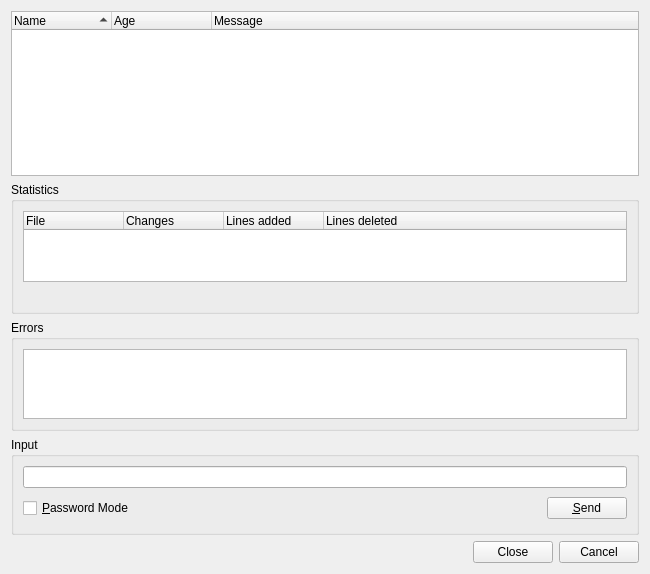
<?xml version="1.0" encoding="UTF-8"?>
<ui version="4.0">
 <class>HgShelveBrowserDialog</class>
 <widget class="QWidget" name="HgShelveBrowserDialog">
  <property name="geometry">
   <rect>
    <x>0</x>
    <y>0</y>
    <width>650</width>
    <height>574</height>
   </rect>
  </property>
  <property name="windowTitle">
   <string>Mercurial Shelve Browser</string>
  </property>
  <layout class="QVBoxLayout" name="verticalLayout_2">
   <item>
    <widget class="QTreeWidget" name="shelveList">
     <property name="sizePolicy">
      <sizepolicy hsizetype="Expanding" vsizetype="Expanding">
       <horstretch>0</horstretch>
       <verstretch>5</verstretch>
      </sizepolicy>
     </property>
     <property name="contextMenuPolicy">
      <enum>Qt::CustomContextMenu</enum>
     </property>
     <property name="alternatingRowColors">
      <bool>true</bool>
     </property>
     <property name="selectionMode">
      <enum>QAbstractItemView::ExtendedSelection</enum>
     </property>
     <property name="rootIsDecorated">
      <bool>false</bool>
     </property>
     <property name="itemsExpandable">
      <bool>false</bool>
     </property>
     <property name="sortingEnabled">
      <bool>true</bool>
     </property>
     <column>
      <property name="text">
       <string>Name</string>
      </property>
     </column>
     <column>
      <property name="text">
       <string>Age</string>
      </property>
     </column>
     <column>
      <property name="text">
       <string>Message</string>
      </property>
     </column>
    </widget>
   </item>
   <item>
    <widget class="QGroupBox" name="groupBox">
     <property name="sizePolicy">
      <sizepolicy hsizetype="Preferred" vsizetype="Preferred">
       <horstretch>0</horstretch>
       <verstretch>4</verstretch>
      </sizepolicy>
     </property>
     <property name="title">
      <string>Statistics</string>
     </property>
     <layout class="QVBoxLayout" name="verticalLayout">
      <item>
       <widget class="QTreeWidget" name="statisticsList">
        <property name="sizePolicy">
         <sizepolicy hsizetype="Expanding" vsizetype="Expanding">
          <horstretch>0</horstretch>
          <verstretch>2</verstretch>
         </sizepolicy>
        </property>
        <property name="alternatingRowColors">
         <bool>true</bool>
        </property>
        <property name="selectionMode">
         <enum>QAbstractItemView::NoSelection</enum>
        </property>
        <property name="rootIsDecorated">
         <bool>false</bool>
        </property>
        <property name="itemsExpandable">
         <bool>false</bool>
        </property>
        <column>
         <property name="text">
          <string>File</string>
         </property>
        </column>
        <column>
         <property name="text">
          <string>Changes</string>
         </property>
        </column>
        <column>
         <property name="text">
          <string>Lines added</string>
         </property>
        </column>
        <column>
         <property name="text">
          <string>Lines deleted</string>
         </property>
        </column>
        <column>
         <property name="text">
          <string/>
         </property>
        </column>
       </widget>
      </item>
      <item>
       <layout class="QHBoxLayout" name="horizontalLayout">
        <item>
         <widget class="QLabel" name="filesLabel">
          <property name="text">
           <string/>
          </property>
         </widget>
        </item>
        <item>
         <widget class="QLabel" name="insertionsLabel">
          <property name="text">
           <string/>
          </property>
         </widget>
        </item>
        <item>
         <widget class="QLabel" name="deletionsLabel">
          <property name="text">
           <string/>
          </property>
         </widget>
        </item>
       </layout>
      </item>
     </layout>
    </widget>
   </item>
   <item>
    <widget class="QGroupBox" name="errorGroup">
     <property name="sizePolicy">
      <sizepolicy hsizetype="Preferred" vsizetype="Expanding">
       <horstretch>0</horstretch>
       <verstretch>1</verstretch>
      </sizepolicy>
     </property>
     <property name="title">
      <string>Errors</string>
     </property>
     <layout class="QVBoxLayout">
      <item>
       <widget class="QTextEdit" name="errors">
        <property name="whatsThis">
         <string>&lt;b&gt;Mercurial shelve errors&lt;/b&gt;&lt;p&gt;This shows possible error messages of the hg shelve command.&lt;/p&gt;</string>
        </property>
        <property name="readOnly">
         <bool>true</bool>
        </property>
        <property name="acceptRichText">
         <bool>false</bool>
        </property>
       </widget>
      </item>
     </layout>
    </widget>
   </item>
   <item>
    <widget class="QGroupBox" name="inputGroup">
     <property name="title">
      <string>Input</string>
     </property>
     <layout class="QGridLayout" name="_2">
      <item row="1" column="1">
       <spacer>
        <property name="orientation">
         <enum>Qt::Horizontal</enum>
        </property>
        <property name="sizeType">
         <enum>QSizePolicy::Expanding</enum>
        </property>
        <property name="sizeHint" stdset="0">
         <size>
          <width>327</width>
          <height>29</height>
         </size>
        </property>
       </spacer>
      </item>
      <item row="1" column="2">
       <widget class="QPushButton" name="sendButton">
        <property name="toolTip">
         <string>Press to send the input to the hg process</string>
        </property>
        <property name="text">
         <string>&amp;Send</string>
        </property>
        <property name="shortcut">
         <string>Alt+S</string>
        </property>
       </widget>
      </item>
      <item row="0" column="0" colspan="3">
       <widget class="QLineEdit" name="input">
        <property name="toolTip">
         <string>Enter data to be sent to the hg process</string>
        </property>
       </widget>
      </item>
      <item row="1" column="0">
       <widget class="QCheckBox" name="passwordCheckBox">
        <property name="toolTip">
         <string>Select to switch the input field to password mode</string>
        </property>
        <property name="text">
         <string>&amp;Password Mode</string>
        </property>
        <property name="shortcut">
         <string>Alt+P</string>
        </property>
       </widget>
      </item>
     </layout>
    </widget>
   </item>
   <item>
    <widget class="QDialogButtonBox" name="buttonBox">
     <property name="standardButtons">
      <set>QDialogButtonBox::Cancel|QDialogButtonBox::Close</set>
     </property>
    </widget>
   </item>
  </layout>
 </widget>
 <tabstops>
  <tabstop>shelveList</tabstop>
  <tabstop>statisticsList</tabstop>
  <tabstop>errors</tabstop>
  <tabstop>input</tabstop>
  <tabstop>passwordCheckBox</tabstop>
  <tabstop>sendButton</tabstop>
  <tabstop>buttonBox</tabstop>
 </tabstops>
 <resources/>
 <connections/>
</ui>
